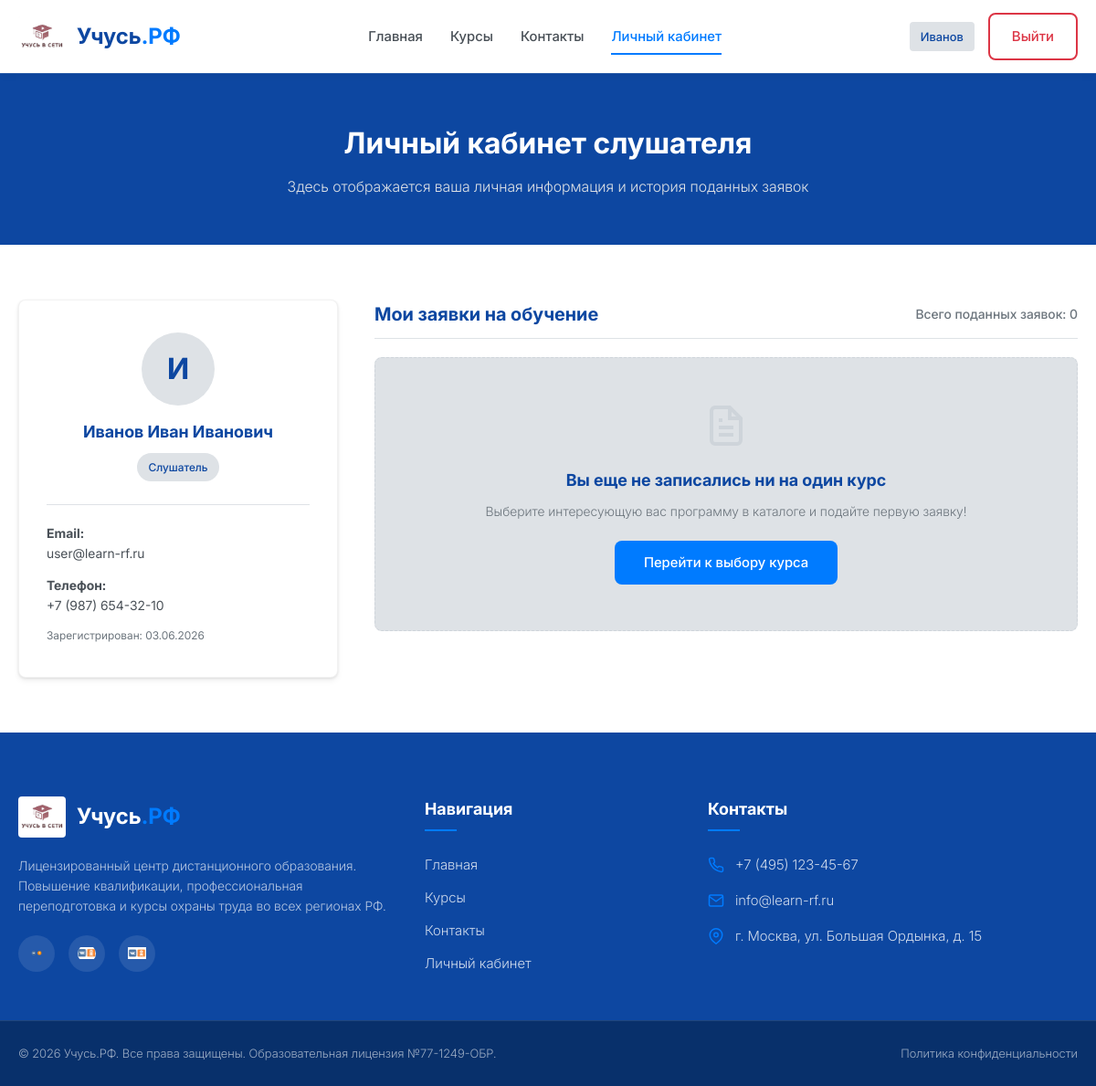
The app's page /profile.php (signed in) with its own data.
### tables this page shows
CREATE TABLE IF NOT EXISTS `users` (
  `id` INT AUTO_INCREMENT PRIMARY KEY,
  `fio` VARCHAR(255) NOT NULL,
  `email` VARCHAR(255) NOT NULL UNIQUE,
  `phone` VARCHAR(20) NOT NULL,
  `password` VARCHAR(255) NOT NULL,
  `role` ENUM('user', 'admin') DEFAULT 'user',
  `created_at` TIMESTAMP DEFAULT CURRENT_TIMESTAMP
);

### config.php (called while the page is built, shortened)
<?php
function sanitize($data) {
    return htmlspecialchars(trim($data), ENT_QUOTES, 'UTF-8');
}
?>

### profile.php (the view, shortened to what this page needs)
<?php
require_once 'config.php';
$user_id = $_SESSION['user_id'];
$applications = [];
try {
    $stmt = $pdo->prepare("SELECT fio, email, phone, created_at FROM users WHERE id = ?");
    $stmt->execute([$user_id]);
    $user_info = $stmt->fetch();
    $sql = "SELECT a.id, a.birthdate, a.payment_method, a.status, a.created_at,
                   c.title AS course_title, c.price AS course_price, c.duration AS course_duration
            FROM applications a
            JOIN courses c ON a.course_id = c.id
            WHERE a.user_id = ?
            ORDER BY a.created_at DESC";
    $stmt = $pdo->prepare($sql);
    $stmt->execute([$user_id]);
    $applications = $stmt->fetchAll();
} catch (PDOException $e) {
    $error_msg = "Ошибка загрузки кабинета: " . $e->getMessage();
}
require_once 'header.php';
?>
    <section class="page-banner">
        <div class="container">
            <h1 class="banner-title">Личный кабинет слушателя</h1>
            <p class="banner-subtitle">Здесь отображается ваша личная информация и история поданных заявок</p>
        </div>
    </section>
    <section class="catalog-section">
        <div class="container catalog-container" style="grid-template-columns: 350px 1fr;">
            <aside class="filters-panel" style="position: static; background-color: var(--white); box-shadow: var(--box-shadow); border: 1px solid rgba(0,0,0,0.05); padding: 35px 30px;">
                <div style="text-align: center; margin-bottom: 25px;">
                    <div style="width: 80px; height: 80px; border-radius: 50%; background-color: var(--context-gray); color: var(--dark-blue); font-size: 32px; font-weight: 700; display: flex; align-items: center; justify-content: center; margin: 0 auto 15px auto;">
                        <?php echo mb_substr($user_info['fio'], 0, 1, 'UTF-8'); ?>
                    </div>
                    <h3 style="color: var(--dark-blue); font-size: 18px; font-weight: 700;"><?php echo sanitize($user_info['fio']); ?></h3>
                    <span class="badge" style="margin-top: 8px; margin-bottom: 0;">Слушатель</span>
                </div>
                <div style="border-top: 1px solid var(--context-gray); padding-top: 20px; font-size: 14px;">
                    <p style="margin-bottom: 12px; color: var(--text-muted);">
                        <strong>Email:</strong><br>
                        <?php echo sanitize($user_info['email']); ?>
                    </p>
                    <p style="margin-bottom: 12px; color: var(--text-muted);">
                        <strong>Телефон:</strong><br>
                        <?php echo sanitize($user_info['phone']); ?>
                    </p>
                    <p style="margin-bottom: 0; color: var(--text-light); font-size: 12px;">
                        Зарегистрирован: <?php echo date('d.m.Y', strtotime($user_info['created_at'])); ?>
                    </p>
                </div>
            </aside>
            <main class="catalog-content">
                <div class="catalog-meta">
                    <h2 style="font-size: 20px; color: var(--dark-blue); font-weight: 700; margin: 0;">Мои заявки на обучение</h2>
                    <span>Всего поданных заявок: <?php echo count($applications); ?></span>
                </div>
                <?php if (!empty($applications)): ?>
                    <div style="display: flex; flex-direction: column; gap: 20px; width: 100%;">
                        <?php foreach ($applications as $app):
                            $statusText = 'Новая';
                            $statusStyle = 'color: var(--primary-blue); background-color: rgba(0, 123, 255, 0.08);';
                            if ($app['status'] === 'approved') {
                                $statusText = 'Одобрена';
                                $statusStyle = 'color: var(--success-color); background-color: rgba(40, 167, 69, 0.08);';
                            } elseif ($app['status'] === 'rejected') {
                                $statusText = 'Отклонена';
                                $statusStyle = 'color: var(--error-color); background-color: rgba(220, 53, 69, 0.08);';
                            }
                        ?>
                            <div style="background-color: var(--white); border: 1px solid rgba(0,0,0,0.08); border-radius: var(--border-radius); box-shadow: var(--box-shadow); padding: 25px; display: flex; justify-content: space-between; align-items: center; gap: 20px; transition: var(--transition);"
                                 onmouseover="this.style.borderColor='var(--primary-blue)';"
                                 onmouseout="this.style.borderColor='rgba(0,0,0,0.08)';">
                                <div>
                                    <span style="font-size: 12px; color: var(--text-light); font-weight: 500; display: block; margin-bottom: 5px;">
                                        Заявка № <?php echo $app['id']; ?> от <?php echo date('d.m.Y H:i', strtotime($app['created_at'])); ?>
                                    </span>
                                    <h3 style="font-size: 17px; color: var(--dark-blue); font-weight: 700; margin-bottom: 10px; line-height: 1.4;">
                                        <?php echo sanitize($app['course_title']); ?>
                                    </h3>
                                    <div style="display: flex; gap: 20px; font-size: 13px; color: var(--text-muted);">
                                        <span><strong>Длительность:</strong> <?php echo sanitize($app['course_duration']); ?> ч.</span>
                                        <span><strong>Стоимость:</strong> <?php echo number_format($app['course_price'], 0, '.', ' '); ?> ₽</span>
                                        <span><strong>Оплата:</strong> <?php echo sanitize($app['payment_method']); ?></span>
                                    </div>
                                </div>
                                <div style="text-align: right; flex-shrink: 0;">
                                    <span style="display: inline-block; font-size: 13px; font-weight: 700; padding: 8px 16px; border-radius: 4px; <?php echo $statusStyle; ?>">
                                        <?php echo $statusText; ?>
                                    </span>
                                </div>
                            </div>
                        <?php endforeach; ?>
                    </div>
                <?php else: ?>
                    <div class="no-results" style="display: block; width: 100%; text-align: center; padding: 50px 20px;">
                        <h3 style="font-size: 18px; color: var(--dark-blue); margin-bottom: 8px;">Вы еще не записались ни на один курс</h3>
                        <p style="font-size: 14px; font-weight: 300; margin-bottom: 20px; color: var(--text-light);">Выберите интересующую вас программу в каталоге и подайте первую заявку!</p>
                        <a href="courses.php" class="btn btn-primary" style="padding: 10px 30px;">Перейти к выбору курса</a>
                    </div>
                <?php endif; ?>
            </main>
        </div>
    </section>
<?php
require_once 'footer.php';
?>

### style.css (style rules this page uses)
:root { --primary-blue: #007bff; --dark-blue: #0d47a1; --bg-gray: #ced4da; --context-gray: #dee2e6; --white: #ffffff; --text-dark: #212529; --text-muted: #495057; --text-light: #6c757d; --error-color: #dc3545; --success-color: #28a745; --font-h1: 36px; --font-h2: 24px; --font-h3: 18px; --font-body: 16px; --font-helper: 12px; --transition: all 0.3s ease; --border-radius: 8px; --box-shadow: 0 4px 6px rgba(0, 0, 0, 0.05), 0 1px 3px rgba(0, 0, 0, 0.1); }
* { margin: 0; padding: 0; box-sizing: border-box; }
html { scroll-behavior: smooth; }
body { font-family: 'Inter', sans-serif; font-size: var(--font-body); font-weight: 400; line-height: 1.6; color: var(--text-dark); background-color: var(--white); }
.container { width: 100%; max-width: 1200px; margin: 0 auto; padding: 0 20px; }
section { padding: 80px 0; }
a { text-decoration: none; color: inherit; transition: var(--transition); }
.btn { display: inline-block; padding: 12px 24px; border-radius: var(--border-radius); font-size: 15px; font-weight: 500; text-align: center; cursor: pointer; border: 2px solid transparent; transition: var(--transition); }
.btn-primary { background-color: var(--primary-blue); color: var(--white); }
.badge { display: inline-block; padding: 6px 12px; background-color: var(--context-gray); color: var(--dark-blue); font-size: var(--font-helper); font-weight: 500; border-radius: 20px; margin-bottom: 15px; }
.page-banner { background-color: var(--dark-blue); color: var(--white); padding: 50px 0; text-align: center; border-top: 1px solid rgba(255, 255, 255, 0.1); }
.banner-title { font-size: 32px; font-weight: 700; margin-bottom: 10px; }
.banner-subtitle { font-size: 16px; color: var(--context-gray); font-weight: 300; }
.catalog-section { background-color: var(--white); padding: 60px 0; }
.catalog-container { display: grid; grid-template-columns: 300px 1fr; gap: 40px; align-items: start; }
.filters-panel { background-color: var(--context-gray); padding: 30px 25px; border-radius: var(--border-radius); position: sticky; top: 100px; border: 1px solid rgba(0,0,0,0.05); }
.catalog-content { display: flex; flex-direction: column; gap: 20px; }
.catalog-meta { font-size: 14px; color: var(--text-light); font-weight: 500; display: flex; justify-content: space-between; align-items: center; padding-bottom: 10px; border-bottom: 1px solid var(--context-gray); }
.no-results { text-align: center; padding: 60px 20px; color: var(--text-light); background-color: var(--context-gray); border-radius: var(--border-radius); border: 1px dashed var(--bg-gray); }
.no-results svg { margin-bottom: 15px; color: var(--bg-gray); }
.no-results h3 { font-size: 20px; color: var(--dark-blue); margin-bottom: 8px; }
.no-results p { font-weight: 300; font-size: 14px; }

### records on screen
users: fio "И", fio "Иванов Иван Иванович", email "user@learn-rf.ru", phone "+7 (987) 654-32-10", created_at "03.06.2026"

### other values on screen
explode(' ', $_SESSION['fio'])[0] "Иванов"
count($applications) "0"
